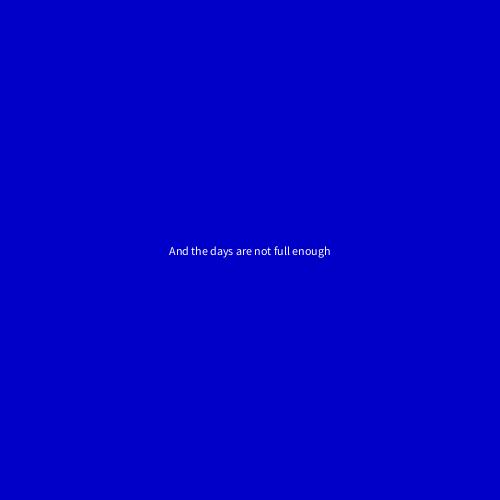
Frame 1 (no input)
Frame 60 (the mouse pressed at the canvas centre just before this capture): identical to frame 1, image omitted
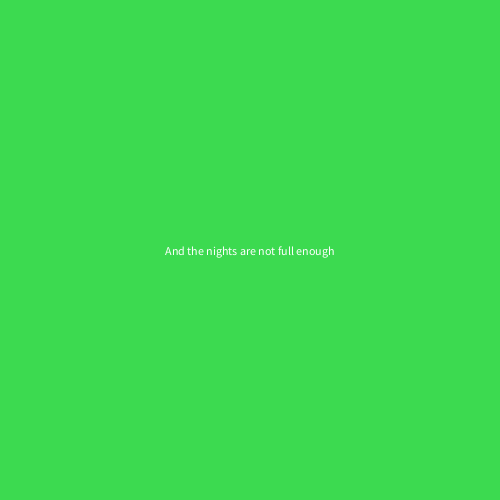
Frame 120 (the mouse held since frame 60 and released just before this capture)

The Processing sketch that drew these frames (run headless with seeded random() and noise(); from frame 60 on, the mouse is pressed at the canvas centre):

// Processing sketch: processing_92258
// ── processing_92258.pde


int myState = 0 ;
color myRandomC ; 

void setup() {
  size(500, 500) ; 
 
 myRandomC = color(random(255), random(255), random(255)) ; 
  
}

void draw() {
  
  textAlign(CENTER, CENTER) ;
  
  switch(myState) {
    case 0:
    background(0, 0, 200) ; 
    text("And the days are not full enough", width/2, height/2) ; 
    break ;
    
    case 1:
    background(myRandomC) ; 
    text("And the nights are not full enough", width/2, height/2) ;
    break ;
    
    case 2:
    background(myRandomC) ;
    text("And life slips by", width/2, height/2) ;
    break ;
    
    case 3:
    background(myRandomC) ;
    text("Like a field mouse", width/2, height/2) ;
    break ;
    
    case 4:
    background(myRandomC) ;
    text("Not shaking the grass.", width/2, height/2) ;
    break ;
    
  }
  
}

void mousePressed() {
   myRandomC = color(random(255), random(255), random(255)) ; 
  
  myState = myState + 1 ;
  if (myState > 4) {
    myState = 0 ;
  }
}
